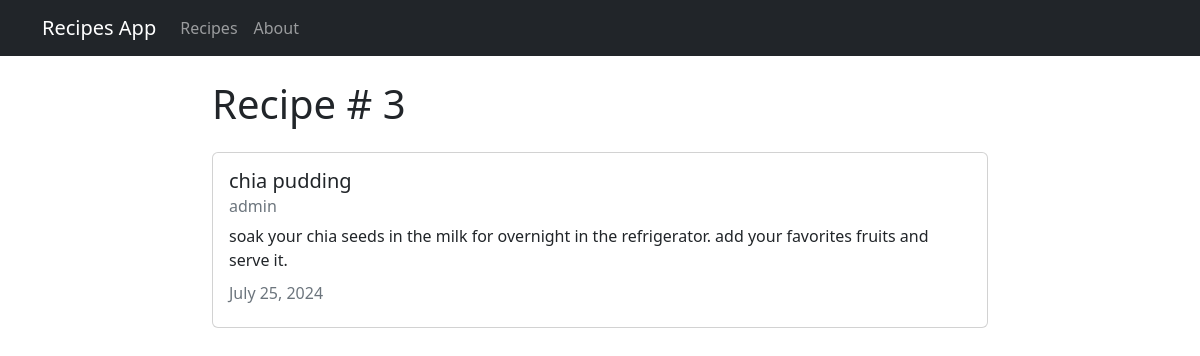
/recipe/3, run on the app's committed database.
### recipes/models.py (models this page shows, shortened)
class Recipe(models.Model):
  title = models.CharField(max_length=100)
  description = models.TextField()
  author = models.ForeignKey(User, on_delete=models.CASCADE)
  created_at = models.DateTimeField(auto_now_add=True)
  updated_at = models.DateTimeField(auto_now=True)

### recipes/views.py (the view)
# urls.py: path('recipe/<int:pk>', views.RecipeDetailView.as_view(), name="recipes-detail"),
class RecipeDetailView(DetailView):
  model = models.Recipe

### recipes/templates/recipes/recipe_detail.html (shortened to what this page needs)
{% extends "recipes/base.html" %}
{% block content %}
<h1>Recipe # {{object.id}}</h1>
<div class="card my-4">
  <div class="card-body">
    <h5 class="card-title">{{ object.title }}</h5>
    <h6 class="card-subtitle mb-2 text-muted">{{ object.author }}</h6>
    <p class="card-text">{{ object.description }}</p>
    <h6 class="card-subtitle mb-2 text-muted">
      {{ object.updated_at|date:"F d, Y" }}
    </h6>
  </div>
</div>
{% endblock content %}

### data on the page
Recipe: id "3", title "chia pudding", author "admin", description "soak your chia seeds in the milk for overnight in the refrigerator. add your favorites fruits and serve it.", updated_at "July 25, 2024"
